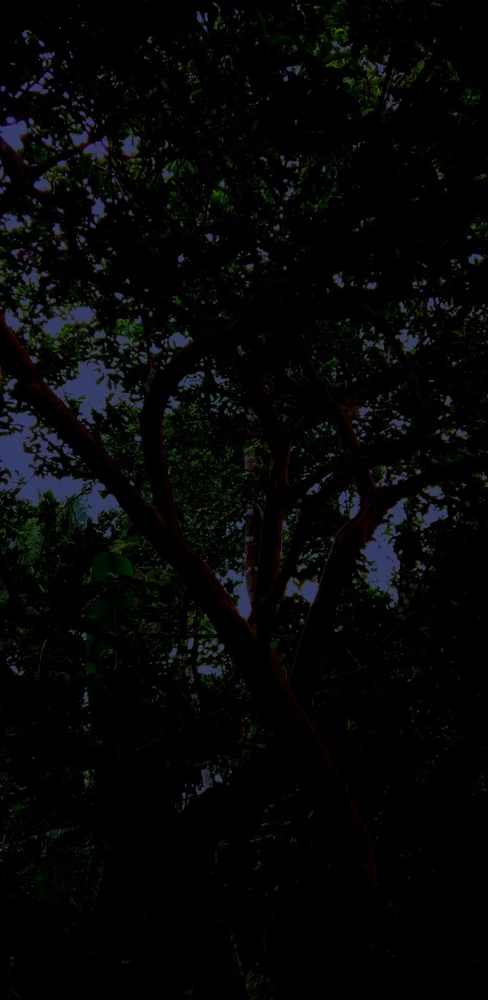
#> input picture enhance1.jpeg, 488 x 1000 px, shrunk from 781 x 1600 before the run
$ python 'image processing.py'
#> lines starting #> are read from the running program, lines starting #| are printed output that depends on the picture
#images used here can be varied according to the use
'''

import random
import matplotlib.pyplot as plt
account=0
x=[]
y=[]
for i in range(365):
    x.append(i+1)     # for loop start with 0.so graph begins with 1 so.i+1
    bet=random.randint(1,10)
    lucky_draw=random.randint(1,10)
    if bet==lucky_draw:
        account=account+900-100
    else:
        account=account-100
    y.append(account)
print("total amount in account is"+str(account))
plt.plot(x,y)
plt.show()
'''

#image processing using k
'''
from PIL import Image
img=Image.open("k.jpeg")
transposed_img=img.transpose(Image.FLIP_LEFT_RIGHT)
transposed_img.save("newflipped.jpeg")
print("done flipping")
'''

#image enhancement using an image     CLAHE(technique used to improve contrast of images)
import cv2
img=cv2.imread("enhance1.jpeg") # read the image
#> img is the input picture: shape (1000, 488, 3); mean B, G, R 6.6, 6.6, 5.6
clahe=cv2.createCLAHE() #preparation for clahe
gray_img=cv2.cvtColor(img,cv2.COLOR_BGR2GRAY) #convert to gray scale image
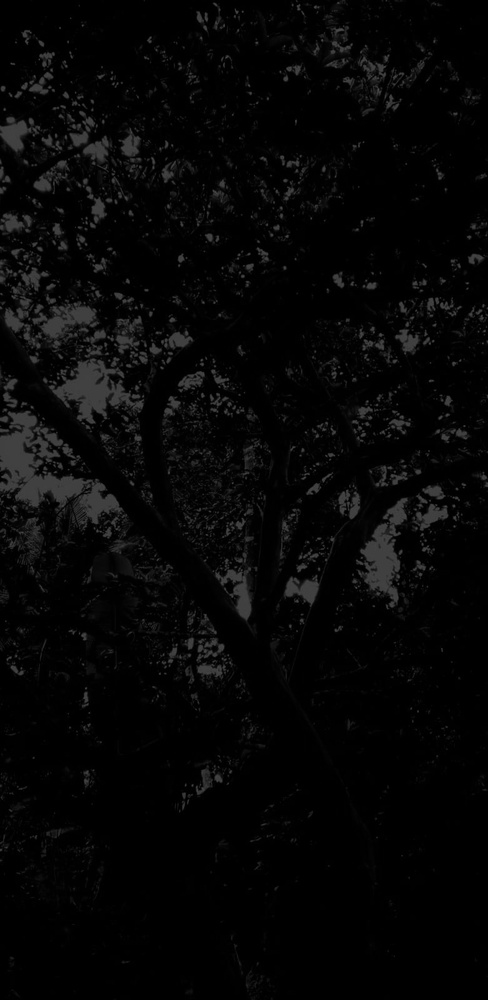
#> gray_img: shape (1000, 488); min 0, max 80, mean 6.3
enhance_img=clahe.apply(gray_img) #apply enhancement
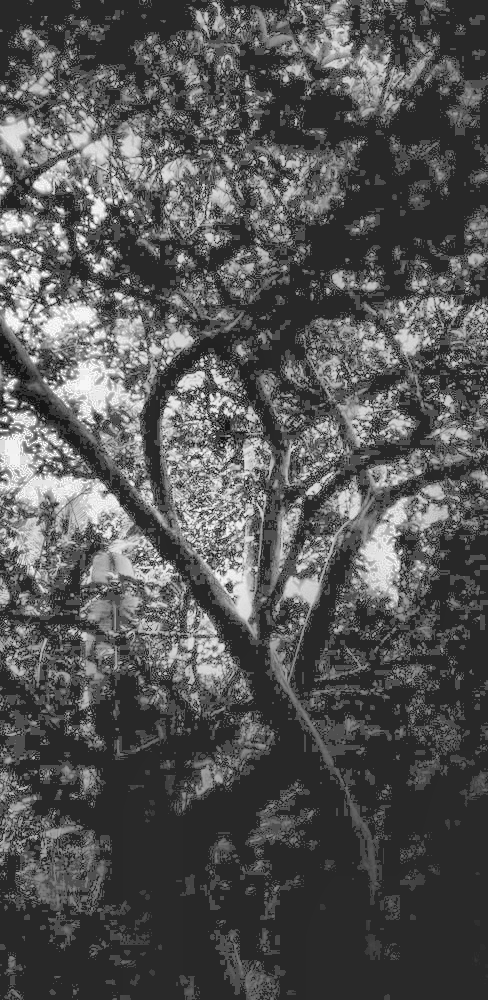
#> enhance_img: shape (1000, 488); min 17, max 255, mean 85
cv2.imwrite("enhanced.png",enhance_img) # save it to a file
print("done enhancing")
